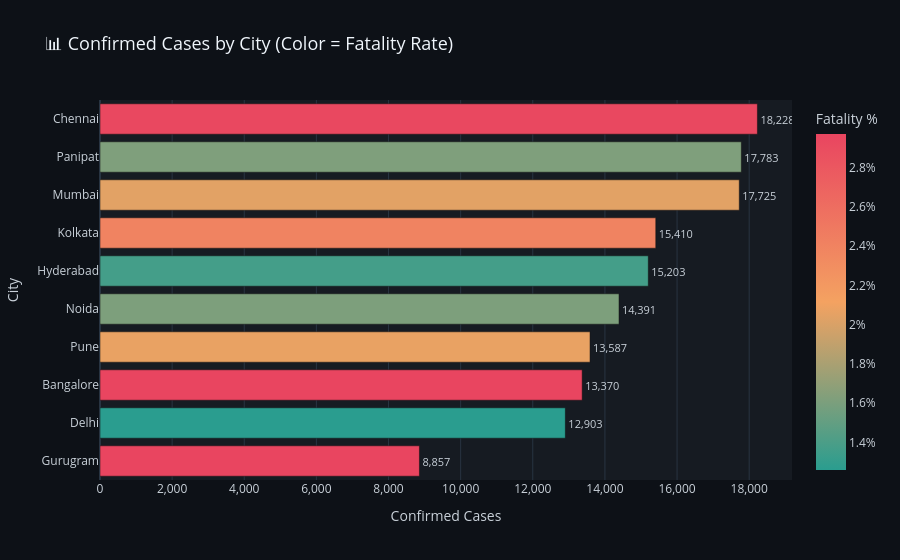

Notebook source saved alongside this figure:
### Markdown cell above
### 📊 6C · Horizontal Bar — Top Cities by Confirmed Cases

### Code cell
top_n = latest.sort_values('Confirmed')

fig = px.bar(
    top_n, x='Confirmed', y='City', orientation='h',
    color='Fatality_Rate',
    color_continuous_scale=[[0,'#2a9d8f'],[0.5,'#f4a261'],[1,'#e94560']],
    text='Confirmed',
    title='📊 Confirmed Cases by City (Color = Fatality Rate)',
    labels={'Confirmed':'Confirmed Cases','City':'City','Fatality_Rate':'Fatality %'},
    hover_data=['Deaths','Recovered','Vaccinated','Positivity_Rate']
)
fig.update_traces(texttemplate='%{text:,}', textposition='outside',
                  textfont_size=11)
fig.update_layout(**PLOTLY_LAYOUT,
    xaxis=dict(tickformat=',.0f'),
    coloraxis_colorbar=dict(title='Fatality %', ticksuffix='%')
)
fig.show()

### Figure 1 — Plotly figure (JSON) as saved in the notebook; plotly's stock layout.template omitted (floating-point values rounded to 4 significant figures)
{"data": [{"customdata": [[263.0, 7578.0, 6869.0, 25.0], [163.0, 9150.0, 9175.0, 33.33], [397.0, 11020.0, 5358.0, 20.0], [281.0, 10980.0, 7238.0, 25.0], [232.0, 12510.0, 8382.0, 25.0], [208.0, 12680.0, 4768.0, 25.0], [370.0, 14450.0, 6832.0, 25.0], [361.0, 15680.0, 9502.0, 33.33], [288.0, 13730.0, 5841.0, 20.0], [535.0, 16400.0, 3591.0, 20.0]], "hovertemplate": "Confirmed Cases=%{text}<br>City=%{y}<br>Deaths=%{customdata[0]}<br>Recovered=%{customdata[1]}<br>Vaccinated=%{customdata[2]}<br>Positivity_Rate=%{customdata[3]}<br>Fatality %=%{marker.color}<extra></extra>", "legendgroup": "", "marker": {"color": [2.97, 1.26, 2.97, 2.07, 1.61, 1.37, 2.4, 2.04, 1.62, 2.94], "coloraxis": "coloraxis", "pattern": {"shape": ""}}, "name": "", "orientation": "h", "showlegend": false, "text": [8857.0, 12900.0, 13370.0, 13590.0, 14390.0, 15200.0, 15410.0, 17720.0, 17780.0, 18230.0], "textfont": {"size": 11}, "textposition": "outside", "texttemplate": "%{text:,}", "type": "bar", "x": [8857, 12903, 13370, 13587, 14391, 15203, 15410, 17725, 17783, 18228], "xaxis": "x", "y": ["Gurugram", "Delhi", "Bangalore", "Pune", "Noida", "Hyderabad", "Kolkata", "Mumbai", "Panipat", "Chennai"], "yaxis": "y"}], "layout": {"barmode": "relative", "coloraxis": {"colorbar": {"ticksuffix": "%", "title": {"text": "Fatality %"}}, "colorscale": [[0, "#2a9d8f"], [0.5, "#f4a261"], [1, "#e94560"]]}, "font": {"color": "#c9d1d9"}, "hovermode": "x unified", "legend": {"bgcolor": "rgba(22,27,34,0.85)", "bordercolor": "#30363d", "borderwidth": 1, "tracegroupgap": 0}, "paper_bgcolor": "#0d1117", "plot_bgcolor": "#161b22", "title": {"font": {"color": "#f0f6fc", "size": 18}, "text": "📊 Confirmed Cases by City (Color = Fatality Rate)"}, "xaxis": {"anchor": "y", "domain": [0, 1], "tickformat": ",.0f", "title": {"text": "Confirmed Cases"}}, "yaxis": {"anchor": "x", "domain": [0, 1], "title": {"text": "City"}}}}
